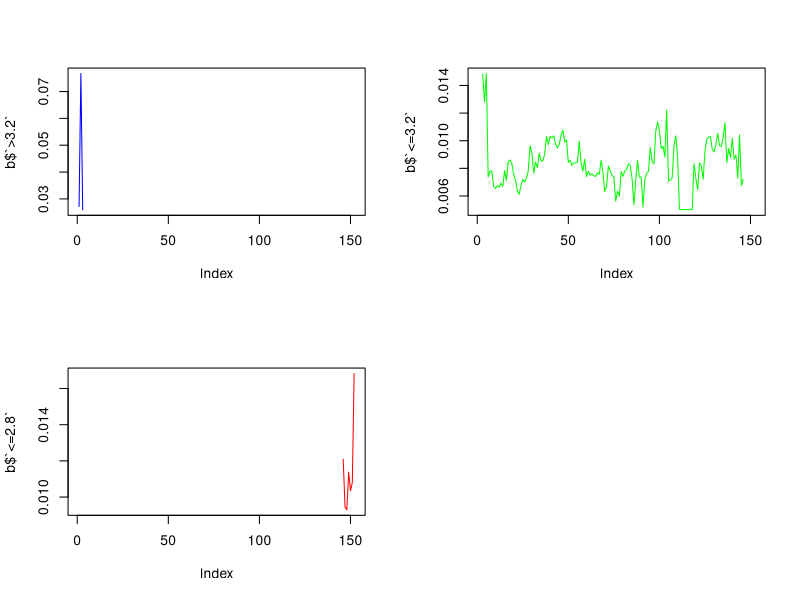
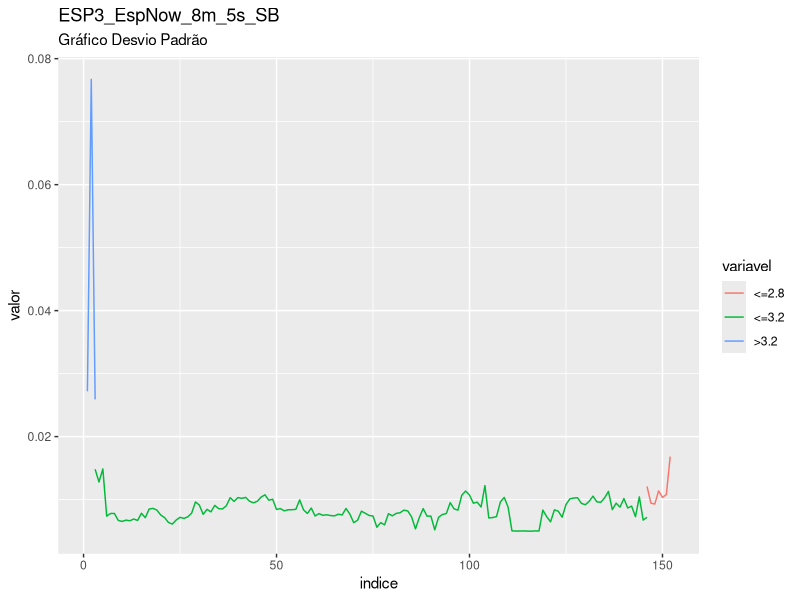
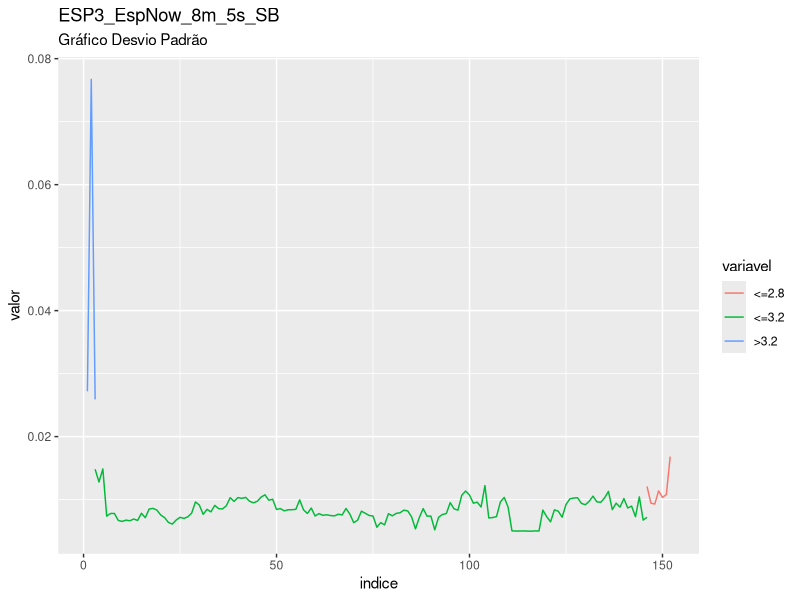

Here is the R script that generated these plots, in order:
library(readxl)
plan_ESP3_EspNow_8m_5s_SB <- read_excel("ESP3 EspNow 8m 5s SB.xlsx")
View(plan_ESP3_EspNow_8m_5s_SB)

valor<-plan_ESP3_EspNow_8m_5s_SB$Column9
posicoes<-c(1:length(valor))

corte_1<-min(posicoes[which(valor==3.2)])
corte_2<-min(posicoes[which(valor==2.8)])

valor[which(posicoes==corte_1)]
valor[which(posicoes==corte_2)]

a<- rep(1,corte_1)
b<- rep(2,corte_2-corte_1)
c<- rep(3,length(valor)-corte_2)

plan_ESP3_EspNow_8m_5s_SB$nivel<-c(a,b,c)


###########################################################

require(lubridate)
plan_ESP3_EspNow_8m_5s_SB$t<-(plan_ESP3_EspNow_8m_5s_SB$Column1)
plan_ESP3_EspNow_8m_5s_SB$t0<-min((plan_ESP3_EspNow_8m_5s_SB$Column1))
plan_ESP3_EspNow_8m_5s_SB$survt<-(plan_ESP3_EspNow_8m_5s_SB$t-plan_ESP3_EspNow_8m_5s_SB$t0)
segundos<-round(as.numeric(diff(plan_ESP3_EspNow_8m_5s_SB$survt,1)))
plan_ESP3_EspNow_8m_5s_SB$segundos<-c(0,segundos)
plan_ESP3_EspNow_8m_5s_SB$segundos<- ifelse(plan_ESP3_EspNow_8m_5s_SB$segundos<0,5,plan_ESP3_EspNow_8m_5s_SB$segundos)
plan_ESP3_EspNow_8m_5s_SB$segundos_acum<-cumsum(plan_ESP3_EspNow_8m_5s_SB$segundos)
plan_ESP3_EspNow_8m_5s_SB$minutos_acum<-round(cumsum(plan_ESP3_EspNow_8m_5s_SB$segundos)/60)
plan_ESP3_EspNow_8m_5s_SB$minuto = cut(as.numeric(plan_ESP3_EspNow_8m_5s_SB$minutos_acum), c(0,5, 10,15, 20,25, 30,35, 40,45,50,55,60,65,70,75,80,85,90,95,100,105,110,115,120,125,130,135,140,145,150,155,160,165,170,175,180,185,190,195,200,205,210,215,220,225,230,235,240,245,250,255,260,265,270,275,280,285,290,295,300,305,310,315,320,325,330,335,340,345,350,355,360,365,370,375,380,385,390,395,400,405,410,415,420,425,430,440,445,450,455,460,465,470,475,480,485,490,495,500,505,510,515,520,525,530,535,540,545,550,555,560,565,570,575,580,585,590,595,600,605,610,615,620,625,630,640,650,655,660,665,670,675,680,685,690,695,700,705,710,715,720,725,730,735,740,745,750,755,760,765,770,Inf), right=FALSE)


tapply(plan_ESP3_EspNow_8m_5s_SB$Column9,plan_ESP3_EspNow_8m_5s_SB$nivel,sd)
tapply(plan_ESP3_EspNow_8m_5s_SB$Column9,plan_ESP3_EspNow_8m_5s_SB$minuto,sd)

a<-tapply(plan_ESP3_EspNow_8m_5s_SB$Column9,list(plan_ESP3_EspNow_8m_5s_SB$minuto, plan_ESP3_EspNow_8m_5s_SB$nivel),sd)
b<-data.frame(a)
names(b)<-c(">3.2","<=3.2","<=2.8")

# exportando saida para csv
write.csv(a,file="saida_dp_ESP3_EspNow_8m_5s_SB.csv")

#grafico

par(mfrow = c(2, 2))
plot(b$`>3.2`,col="blue",type="l")
plot(b$`<=3.2`,col="green",type="l")
plot(b$`<=2.8`,col="red",type="l")

b$indice<-c(1:nrow(b))

library(tidyr)
library(ggplot2)

dados_long <- b %>% gather(variavel, valor, -indice)

ggplot(data = dados_long, aes(x = indice, y = valor, group = variavel)) +
  geom_line(aes(colour = variavel)) +
labs(title = "ESP3_EspNow_8m_5s_SB", subtitle = "Gráfico Desvio Padrão")

ggsave("Grafico_DP_ESP3_EspNow_8m_5s_SB.png")

